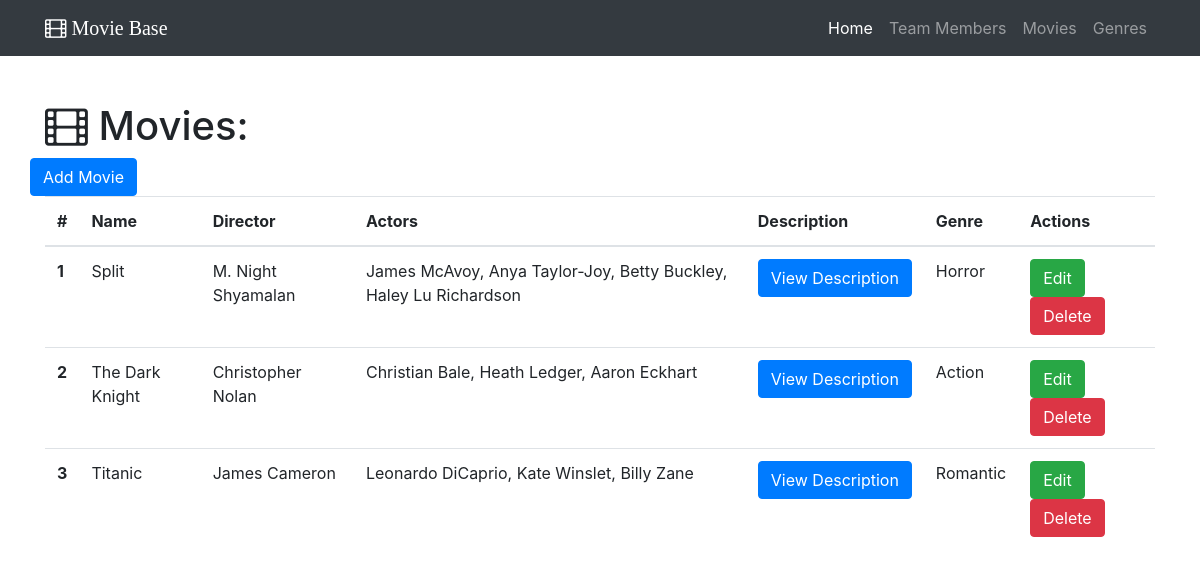
The app's page /movies with its own data.
### base.py (models this page shows)
class Movie(db.Model):
    __tablename__ = 'movies'
    id = db.Column(db.Integer, primary_key=True)
    name = db.Column(db.String(64))
    director = db.Column(db.String(64))
    actors = db.Column(db.String(64))
    description = db.Column(db.Text)
    genre_id = db.Column(db.Integer, db.ForeignKey('genres.id'))

class Genre(db.Model):
    __tablename__ = 'genres'
    id = db.Column(db.Integer, primary_key=True)
    name = db.Column(db.String(64))
    description = db.Column(db.Text)
    movies = db.relationship('Movie', backref='genre',cascade="delete")##back reference at the many side, unique in ORM

### base.py (the view)
@app.route('/movies')
def show_all_movies():
    movies = Movie.query.all()
    return render_template('movie-all.html', movies=movies)

### templates/movie-all.html (shortened to what this page needs)
{% extends "home-base.html"%}
{% block page_content%}
<div class="container">
  <h1 class="mt-5"><i class="fa fa-film" aria-hidden="true"></i> Movies:</h1>
  <div class="row bottom-margin">
    <a href="/movie/add" class="btn btn-primary" role="button" aria-disabled="true">Add Movie</a>
  </div>
  {% if movies %}
  <table class="table">
    <thead>
      <tr>
        <th>#</th>
        <th>Name</th>
        <th>Director</th>
        <th>Actors</th>
        <th>Description</th>
        <th>Genre</th>
        <th>Actions</th>
      </tr>
    </thead>
    <tbody>
      {% for movie in movies %}
      <tr>
        <th scope="row">{{movie.id}}</th>
        <td>{{movie.name}}</td>
        <td>{{movie.director}}</td>
        <td>{{movie.actors}}</td>
        <td>
  <button type="button" class="btn btn-primary" data-toggle="modal" data-target="#{{movie.id}}">
    View Description
  </button>
</td>
        <td>{{movie.genre.name}}</td>
        <td>
        <a href="/movie/edit/{{movie.id}}" class="btn btn-success" role="button" aria-disabled="true">Edit</a>
          <a href="/movie/delete/{{movie.id}}" class="btn btn-danger" role="button" aria-disabled="true">Delete</a>
        </td>
</tr>
      {% endfor%}
    </tbody>
  </table>
  {% else %}
  <h3>There are no movies in the database yet.</h3> {% endif %}
</div>
{% endblock%}

### templates/home-base.html (shortened to what this page needs)
<!DOCTYPE html>
<html lang="en">
<head>
  {% block head %}
  <link rel="stylesheet" href="https://maxcdn.bootstrapcdn.com/bootstrap/4.0.0-beta.2/css/bootstrap.min.css">
  <link rel="stylesheet" href="https://maxcdn.bootstrapcdn.com/font-awesome/4.7.0/css/font-awesome.min.css">
  <link rel="stylesheet" href="{{ url_for('static', filename='css/base.css') }}">
  {% endblock%}
</head>
<body>
  <nav class="navbar navbar-expand-lg navbar-dark bg-dark fixed-top">
    <div class="container">
      <a class="navbar-brand" href="/">
        <i class="fa fa-film" aria-hidden="true"> Movie Base</i>
       </a>
      <div class="collapse navbar-collapse" id="navbarResponsive">
        <ul class="navbar-nav ml-auto">
          <li class="nav-item active">
            <a class="nav-link" href="/">Home
             </a>
          </li>
          <li class="nav-item">
            <a class="nav-link" href="/members">Team Members</a>
          </li>
          <li class="nav-item">
            <a class="nav-link" href="/movies">Movies</a>
          </li>
          <li class="nav-item">
            <a class="nav-link" href="/genres">Genres</a>
          </li>
        </ul>
      </div>
    </div>
  </nav>
  {% block page_content%}
  {% endblock%}
</body>
</html>

### static/css/base.css (style rules this page uses)
body { padding-top: 54px; }

### records on screen
Movie: id "1", name "Split", director "M. Night Shyamalan", actors "James McAvoy, Anya Taylor-Joy, Betty Buckley, Haley Lu Richardson", genre.name "Horror"
Movie: id "2", name "The Dark Knight", director "Christopher Nolan", actors "Christian Bale, Heath Ledger, Aaron Eckhart", genre.name "Action"
Movie: id "3", name "Titanic", director "James Cameron", actors "Leonardo DiCaprio, Kate Winslet, Billy Zane", genre.name "Romantic"
